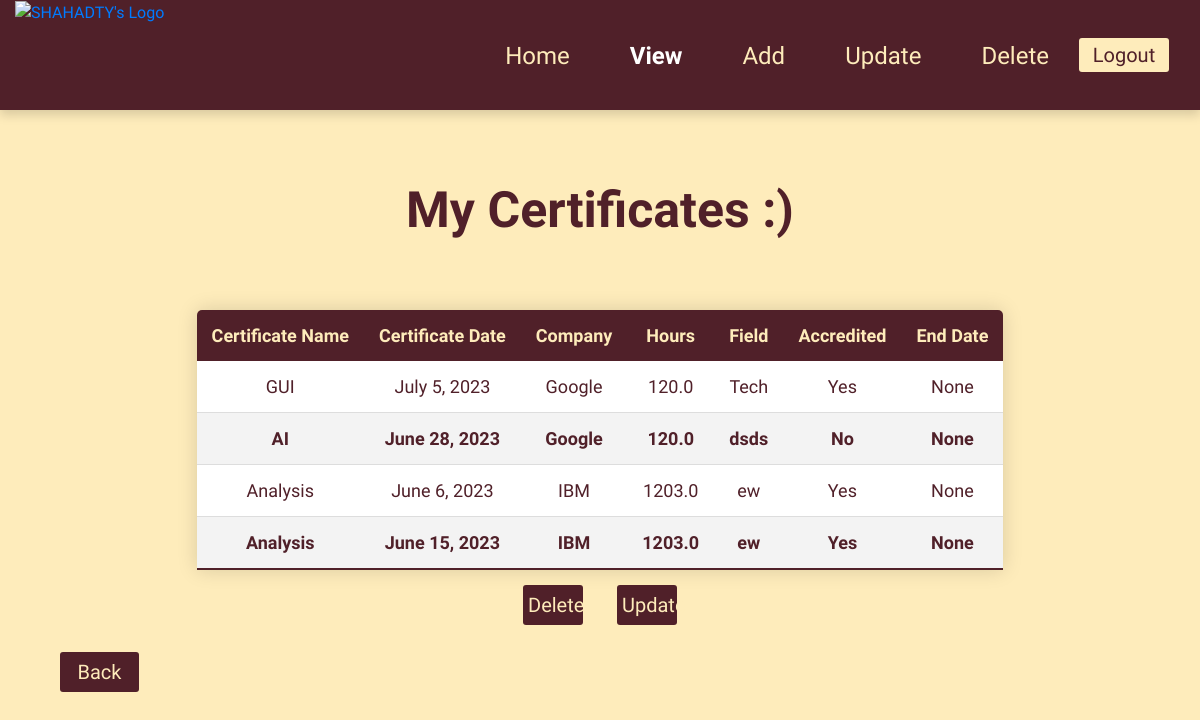
Before: /certificates/view (signed in) with the older database file.
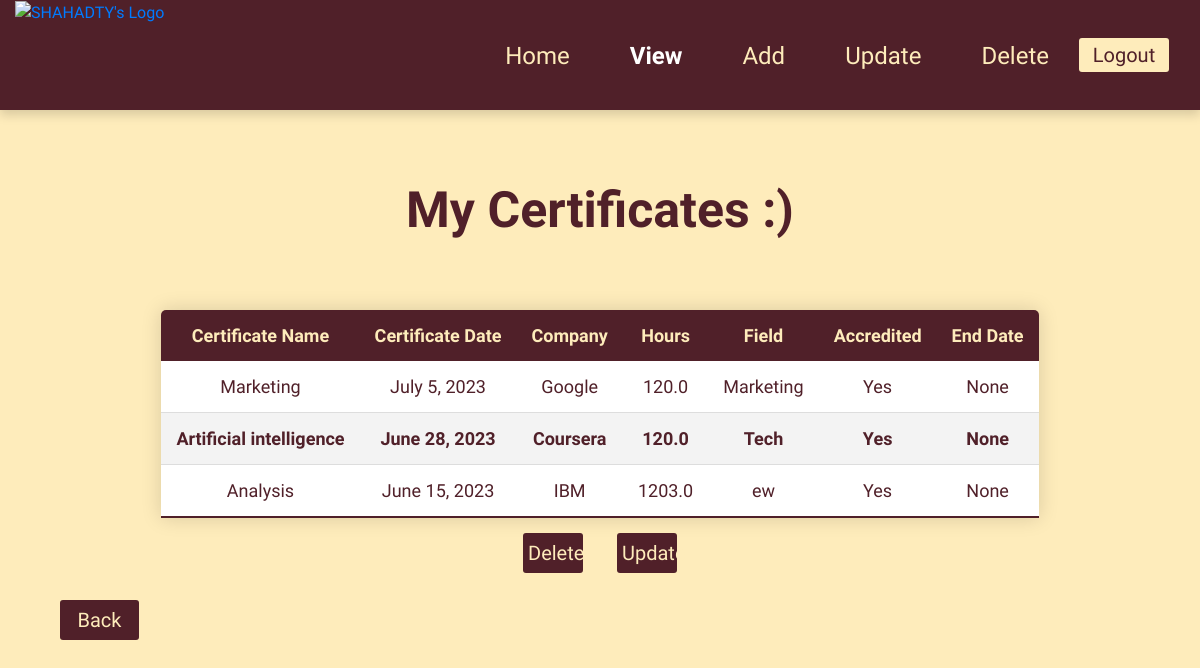
After: the same page with the newer database file.
### Certificates/models.py (models this page shows, shortened)
class granted(models.Model):
    course = models.ForeignKey(certificate,on_delete=models.CASCADE)
    user = models.ForeignKey(User,on_delete=models.CASCADE)
    grantedDate = models.DateField(null=False)
    cEndDate = models.DateField(null=True)

class certificate(models.Model):
    courseid = models.AutoField(primary_key=True) # New Added
    cname = models.CharField(max_length=64)
    ccompany = models.CharField(max_length=64)
    chours = models.FloatField()
    cfield = models.CharField(max_length=64)
    accredited = models.CharField(max_length=64)
    users = models.ManyToManyField(User,blank=True,through="granted") # New Added , through means the new table in many-to-many relation

### Certificates/views.py (the view)
# urls.py: path('view',views.view,name='view'),
def view(request):
    if not request.user.is_authenticated:
        return HttpResponseRedirect(reverse("Certificates:login"))
    user = request.user
    grantedCert = granted.objects.filter(user = user) # New Added
    if len(grantedCert) != 0:
        return render(request,"Certificates/ViewCertificate.html",{"certi":grantedCert})
    else:
        return render(request,"Certificates/ViewCertificate.html",{"noCertificates":len(grantedCert) == 0})

### Certificates/templates/Certificates/ViewCertificate.html (shortened to what this page needs)
{% extends 'Certificates/Layout.html' %}
{% block body %}
<div class = "col-12 View_Header">
      <h1>My Certificates :)</h1>
      {% if noCertificates %}
      <div class = "col-12 No_Certificates_Header">
            <h1> You don't have any Certificates :)</h1>
      </div>
            {% else %}
            <table class = "Certificate_Table">
                  <thead>
                        <th>Certificate Name</th>
                        <th>Certificate Date</th>
                        <th>Company</th>
                        <th>Hours</th>
                        <th>Field</th>
                        <th>Accredited</th>
                        <th>End Date</th>
                  </thead>
                  <tbody>
                        {% for cert in certi %}
                        <tr>
                              <td>{{ cert.course.cname }}</td>
                              <td>{{ cert.grantedDate }}</td>
                              <td>{{ cert.course.ccompany }}</td>
                              <td>{{ cert.course.chours }}</td>
                              <td>{{ cert.course.cfield }}</td>
                              <td>{{ cert.course.accredited }}</td>
                              <td>{{ cert.cEndDate }}</td>
                        </tr>
                        {% endfor %}
                  </tbody>
            </table>
</div>
<div class = "col-12 View_Buttons">
      <a href = "{% url 'Certificates:deleteMyCertificate' %}">
            <button> Delete </button>
      </a>
      <a href = "{% url 'Certificates:updateMyCertificate' %}">
            <button> Update </button>
      </a>
</div>
<div class = "col-8">
      <a href = "{% url 'Certificates:menu' %}" class = "No_Decoration">
            <button class = "View_Back_Button"> Back </button>
      </a>
</div>
{% endif %}
{% endblock %}

### Certificates/templates/Certificates/Layout.html (shortened to what this page needs)
{% load static %}
<!DOCTYPE html>
<html lang="en">
<head>
<link rel="stylesheet" href="https://cdn.jsdelivr.net/npm/bootstrap@4.4.1/dist/css/bootstrap.min.css">
<link rel="stylesheet" href="{% static 'Certificates/mainStyleChanged.css' %}">
</head>
<body>
    <div class = "form-box">
        <div class = "row">
            <div class = "col-12">
                <nav>
                    <div class = "navbar">
                        <div>
                            <a id="logoId" href="{% url 'Certificates:menu' %}">
                                <img src="https://i.ibb.co/M2Nrtxt/C0-EE5209-8-DE8-49-D2-8-C80-90-EDD456-AF9-B.png" alt="SHAHADTY's Logo" width = "115px">
                            </a>
                        </div>
                        <ul>
                            <li> <a id = "homeselect"   class = "active1" href="{% url 'Certificates:menu' %}"> Home </a> </li>
                            <li> <a id = "viewselect"   class = "active1" href="{% url 'Certificates:view' %}"> View </a> </li>
                            <li> <a id = "addselect"    class = "active1" href="{% url 'Certificates:add' %}"> Add </a> </li>
                            <li> <a id = "updateselect" class = "active1" href="{% url 'Certificates:updateMenuCertificate' %}"> Update </a> </li>
                            <li> <a id = "deleteselect" class = "active1" href="{% url 'Certificates:deleteMenuCertificate' %}"> Delete </a> </li>
                            <a href = "{% url 'Certificates:logout' %}"><button>Logout</button></a>
                        </ul>
                </nav>
            </div>
    {% block body %}
    {% endblock %}
        </div>
    </div>
</body>
</html>

### Certificates/static/Certificates/mainStyleChanged.css (style rules this page uses)
body { background-color: #FEECBB; font-family: 'Pangolin'; }
nav { padding-right:15px; padding-left:15px; height:110px; background:#502029; box-shadow: 0 5px 10px rgba(0,0,0,0.15); }
nav .navbar { display:flex; align-items:center; justify-content:space-between; height:100%; width:100%; margin:auto; }
nav .navbar > ul { display:flex; list-style-type: none; }
nav .navbar ul li { margin: 30px; }
nav .navbar ul button { width: 90px; height:34px; margin-top:30px; background: #feecbb; color: #502029; border: none; border-radius: 3px; font-size: 20px; cursor: pointer; }
nav .navbar ul li a { color: #FEECBB; font-size: 24px; text-decoration:none; }
a[id="logoId"] { position:absolute; top:0; left:0 }
.Certificate_Table { margin-left: auto; margin-right: auto; min-width:690px; margin-top:70px; border-radius: 5px 5px 0 0; overflow:hidden; box-shadow: 0 0 20px rgba(0,0,0,0.15); }
.Certificate_Table thead th { background-color:#502029; color:#FEECBB; text-align:center; }
.Certificate_Table td , .Certificate_Table th { padding:12px 15px; font-size:18px; text-align:center; }
.View_Header { text-align:center; color:#502029; margin-top:70px; margin-bottom: 0px; }
.View_Header h1 { font-weight:bold; font-size: 50px; }
.Certificate_Table tbody tr { border-bottom: 1px solid #dddddd; background-color: white; }
.Certificate_Table tbody tr:nth-of-type(even) { background-color:#f3f3f3; font-weight:bold; color:#502029; }
.Certificate_Table tbody tr:last-of-type { border-bottom: 2px solid #502029; }
.View_Buttons { text-align: center; }
.View_Buttons a { text-decoration: none; }
.View_Buttons button { background: #502029; color: #FEECBB; border: none; border-radius: 3px; font-size: 20px; cursor: pointer; width:5%; padding: 5px; margin: 15px; }
.No_Decoration { text-decoration:none; }
.View_Back_Button { background-color:#502029; color:#FEECBB; border: none; border-radius: 3px; font-size: 20px; cursor: pointer; width:10%; margin-top:12px; padding: 5px; margin-left:60px; }

Changed rows visible on the page:
removed granted: course.cname "Analysis", grantedDate "June 6, 2023", course.ccompany "IBM", course.chours "1203.0", course.cfield "ew", course.accredited "Yes", cEndDate "None"
changed through a linked row, granted "Google": course.cname "GUI" → "Marketing"; course.cfield "Tech" → "Marketing"
changed through a linked row, granted: course.cname "AI" → "Artificial intelligence"; course.ccompany "Google" → "Coursera"; course.cfield "dsds" → "Tech"; course.accredited "No" → "Yes"
